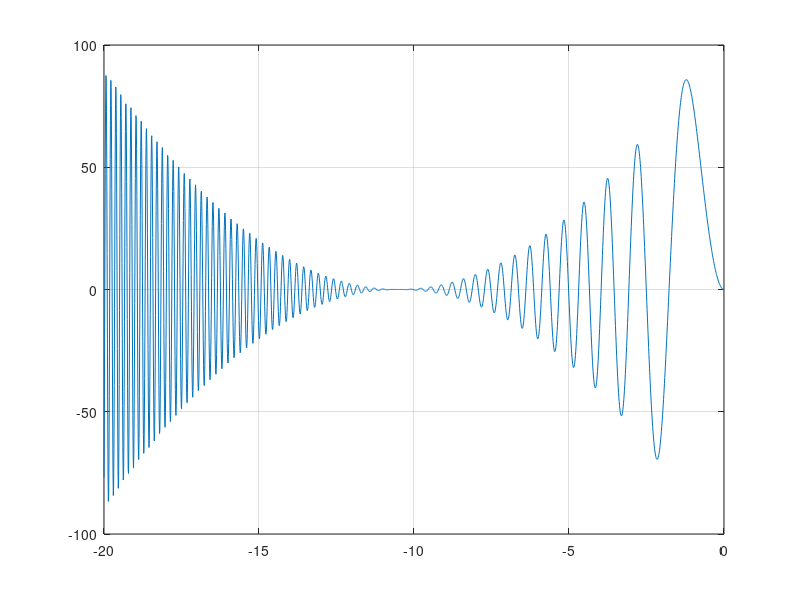

Source code (MATLAB):
% Hallar raices
% Graficada de -20 a 20
% F(X)=X^2+21X+110.25
clc
clear all
x= linspace(-20,0,2000);
% y= x.*x+21*x+110.25;
y= (x.*x+21*x+110.25).*sin(x.^2);
plot(x,y)
grid on